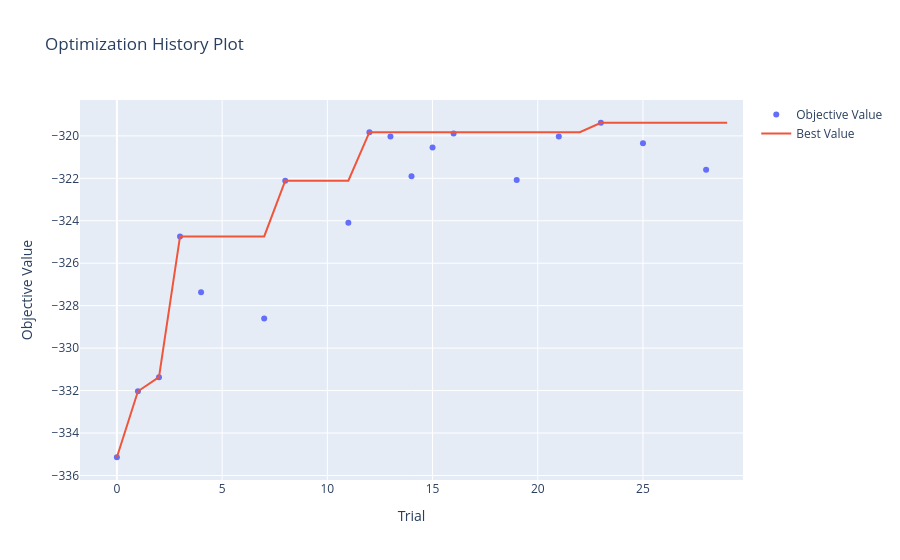
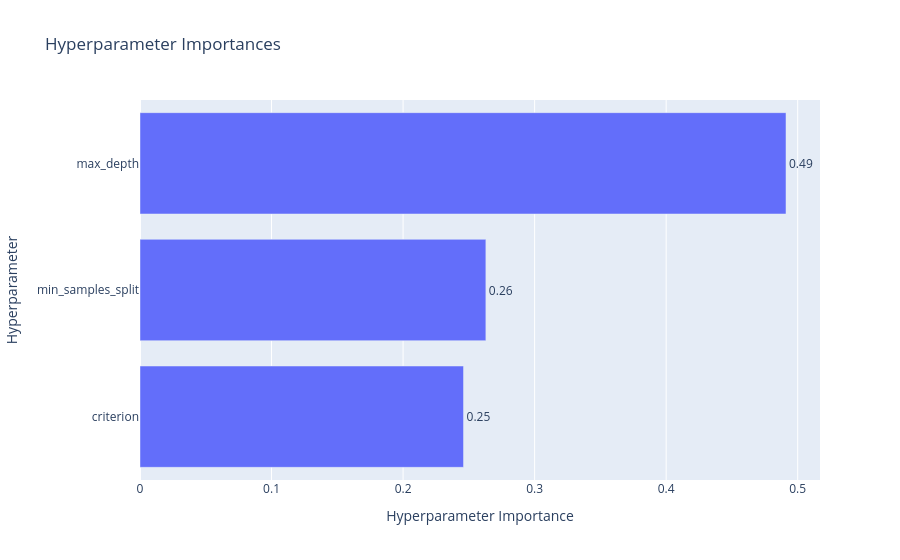

The notebook cell these images were saved under, in order:
### Markdown cell above
Определим границы варьирования параметров моделей и запустим Optuna:

### Code cell
optuna_helper = OptunaHelper(
    X_train, y_train,
    cv=skf,
)
scorer_func = make_scorer(root_mean_squared_error, greater_is_better=False)

def tree_params_func(trial):
    return {
        'max_depth': trial.suggest_int('max_depth', 3, 30),
        'min_samples_split': trial.suggest_int('min_samples_split', 2, 100),
        'criterion': trial.suggest_categorical('criterion', ['squared_error', 'absolute_error']),
    }

def tree_estimator_func(params):
    return Pipeline([
        ('preprocessor', tree_preprocessor),
        ('model', DecisionTreeRegressor(random_state=RANDOM_STATE, **params))
    ])

tree_study = optuna_helper.fit_study(
    tree_params_func, tree_estimator_func, scorer_func, n_trials=30, visualize=True)

print('=== Решающее дерево ===')
print('Наилучшие гиперпараметры:', tree_study.best_params)
print(f'RMSE: {-tree_study.best_value:.2f}')

### Figure 1 — Plotly figure (JSON) as saved in the notebook; plotly's stock layout.template omitted (floating-point values rounded to 4 significant figures)
{"data": [{"mode": "markers", "name": "Objective Value", "type": "scatter", "x": [0, 1, 2, 3, 4, 7, 8, 11, 12, 13, 14, 15, 16, 19, 21, 23, 25, 28], "y": [-335.1, -332.0, -331.4, -324.7, -327.4, -328.6, -322.1, -324.1, -319.8, -320.0, -321.9, -320.5, -319.9, -322.1, -320.0, -319.4, -320.3, -321.6]}, {"mode": "lines", "name": "Best Value", "type": "scatter", "x": [0, 1, 2, 3, 4, 5, 6, 7, 8, 9, 10, 11, 12, 13, 14, 15, 16, 17, 18, 19, 20, 21, 22, 23, 24, 25, 26, 27, 28, 29], "y": [-335.1, -332.0, -331.4, -324.7, -324.7, -324.7, -324.7, -324.7, -322.1, -322.1, -322.1, -322.1, -319.8, -319.8, -319.8, -319.8, -319.8, -319.8, -319.8, -319.8, -319.8, -319.8, -319.8, -319.4, -319.4, -319.4, -319.4, -319.4, -319.4, -319.4]}, {"marker": {"color": "#cccccc"}, "mode": "markers", "name": "Infeasible Trial", "showlegend": false, "type": "scatter", "x": [], "y": []}], "layout": {"title": {"text": "Optimization History Plot"}, "xaxis": {"title": {"text": "Trial"}}, "yaxis": {"title": {"text": "Objective Value"}}}}

### Figure 2 — Plotly figure (JSON) as saved in the notebook; plotly's stock layout.template omitted (floating-point values rounded to 4 significant figures)
{"data": [{"cliponaxis": false, "hovertemplate": ["criterion (CategoricalDistribution): 0.24595088530666395<extra></extra>", "min_samples_split (IntDistribution): 0.262941495503161<extra></extra>", "max_depth (IntDistribution): 0.49110761919017504<extra></extra>"], "name": "Objective Value", "orientation": "h", "text": ["0.25", "0.26", "0.49"], "textposition": "outside", "type": "bar", "x": [0.246, 0.2629, 0.4911], "y": ["criterion", "min_samples_split", "max_depth"]}], "layout": {"title": {"text": "Hyperparameter Importances"}, "xaxis": {"title": {"text": "Hyperparameter Importance"}}, "yaxis": {"title": {"text": "Hyperparameter"}}}}
